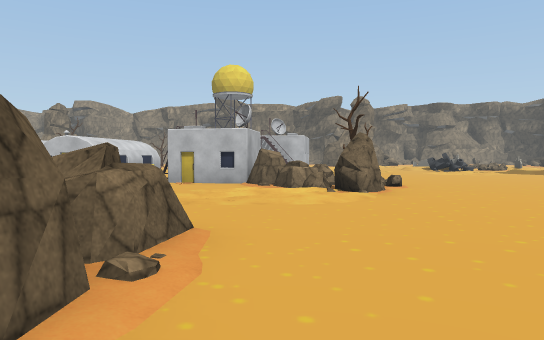
View 1 (above)

24 first-person views from a walk through a Unity game level. The camera is 1.3 m above the floor, tilts 2° down and sees 70° across. The floor is counted in squares, 2 m on a side. Each view is taken from the middle of a square. On the plan, view 1 faces up. The plan holds only what a view shows up to about 11 squares ahead; the rest is blank. The place goes on beyond the plan. The player character is not drawn. Some animated figures are not drawn. Some surface patterns are stand-ins.

View 2
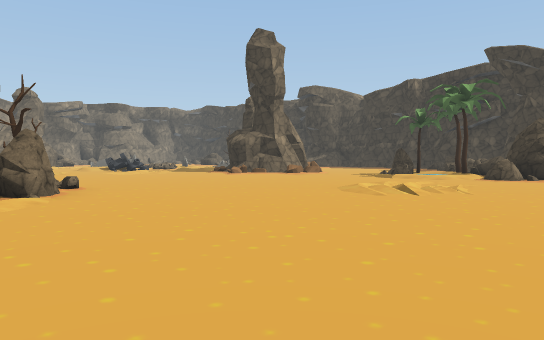

View 3
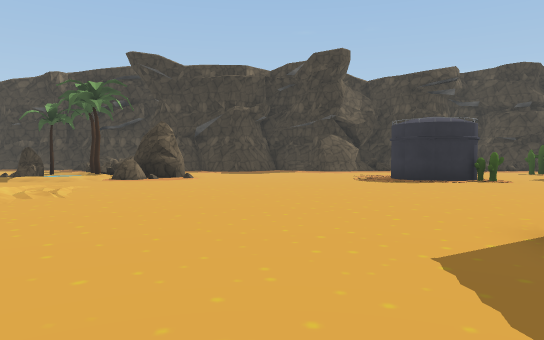

View 4
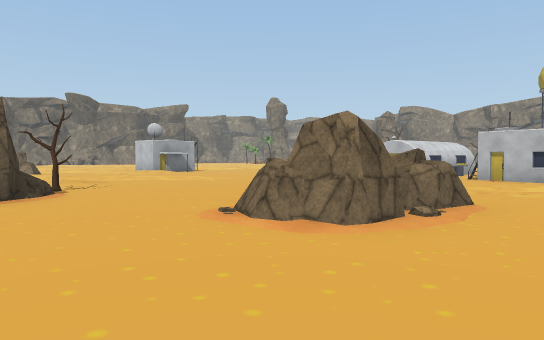

View 5
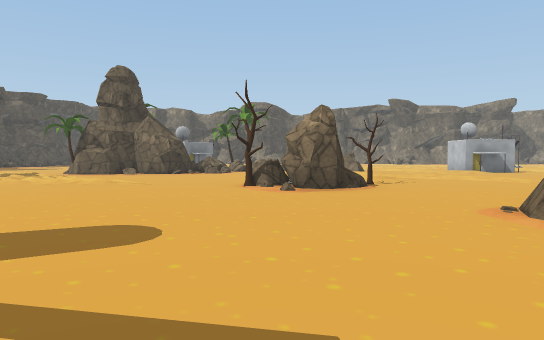

View 6
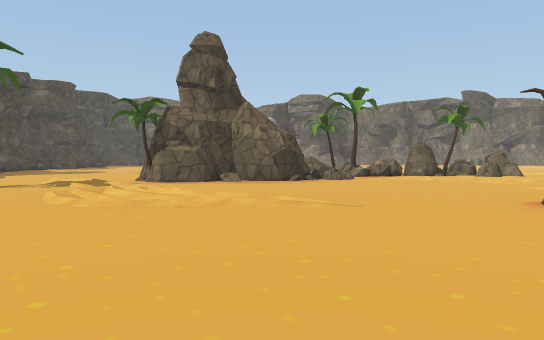

View 7
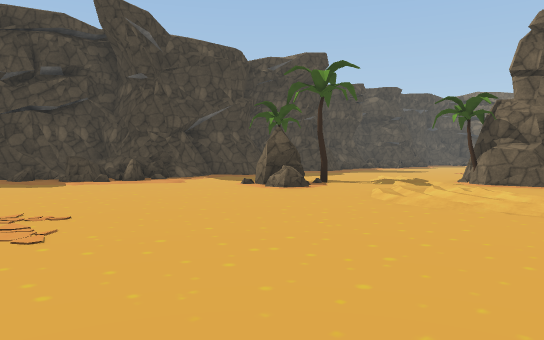

View 8
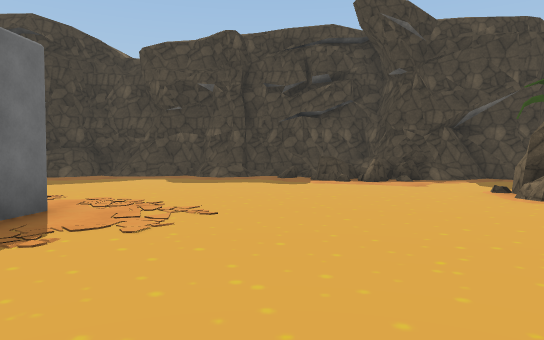

View 9
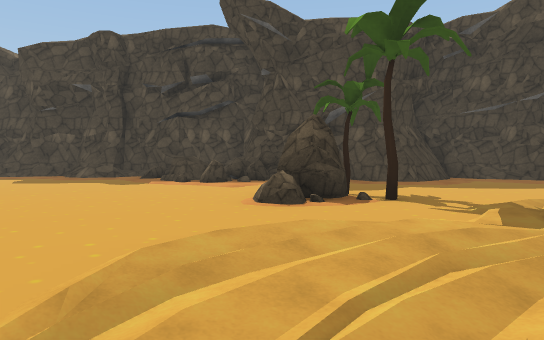

View 10
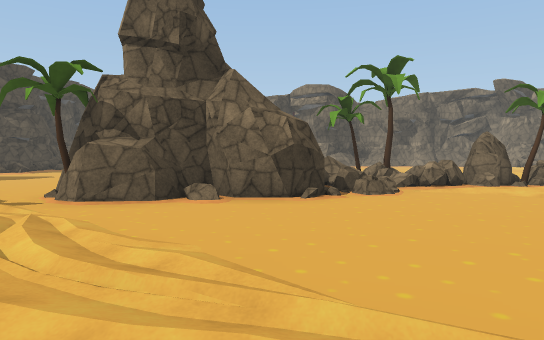

View 11
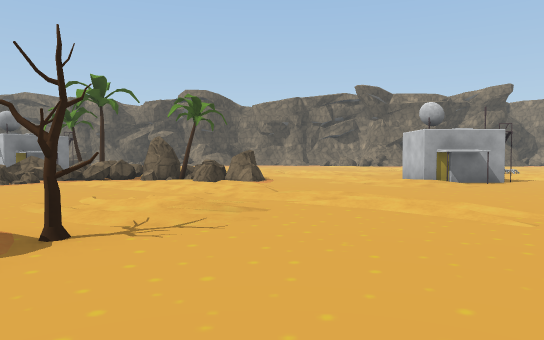

View 12
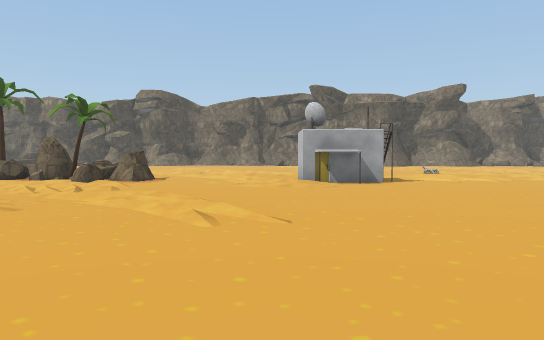

View 13
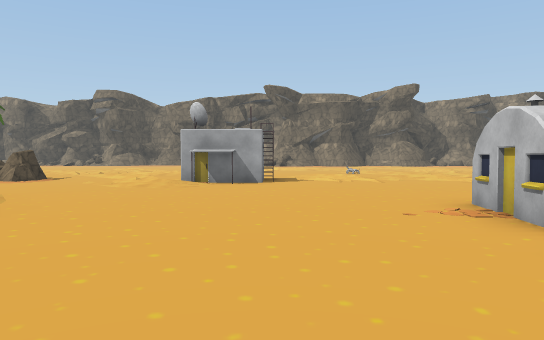

View 14
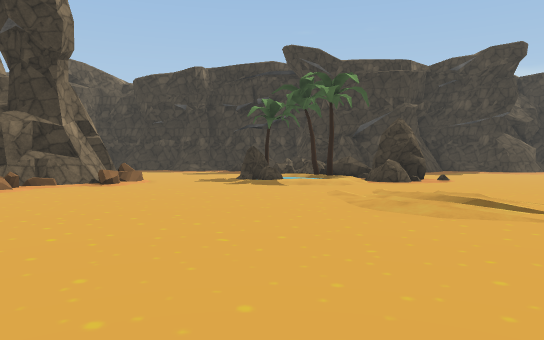

View 15
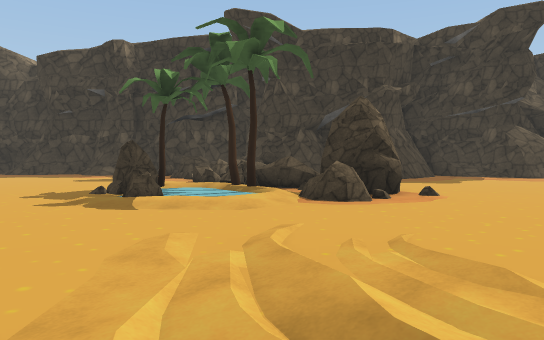

View 16
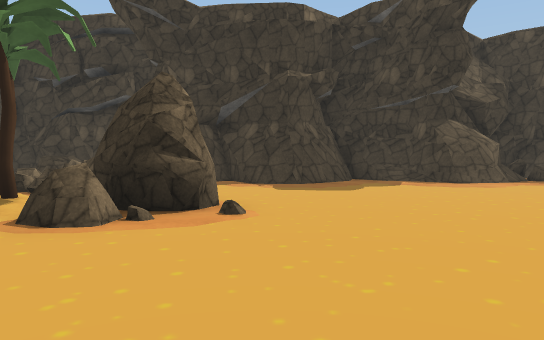

View 17
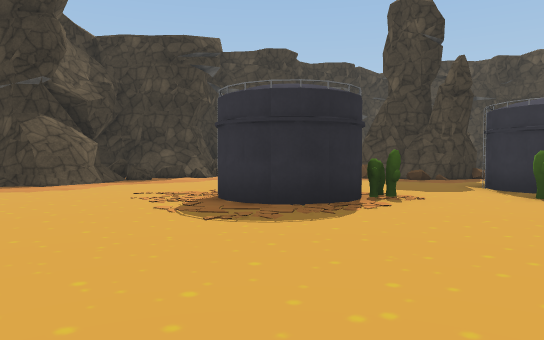

View 18
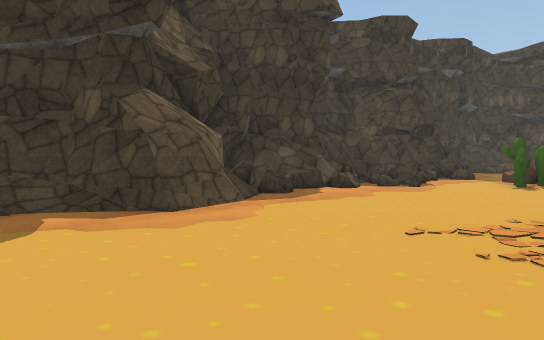

View 19
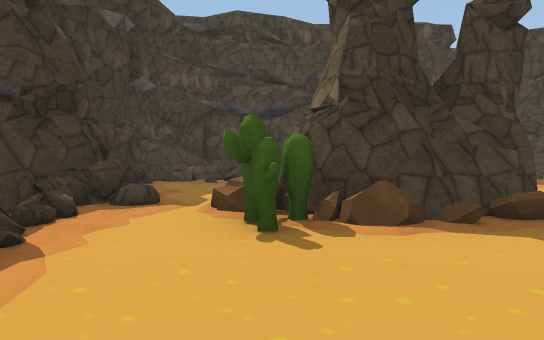

View 20
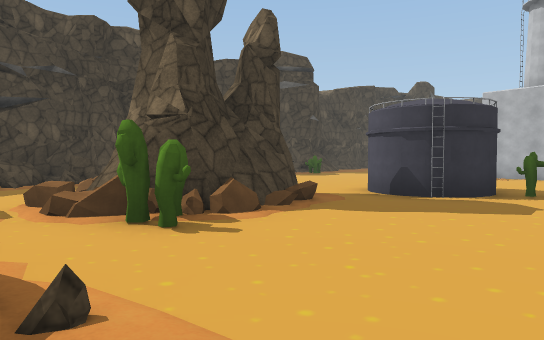

View 21
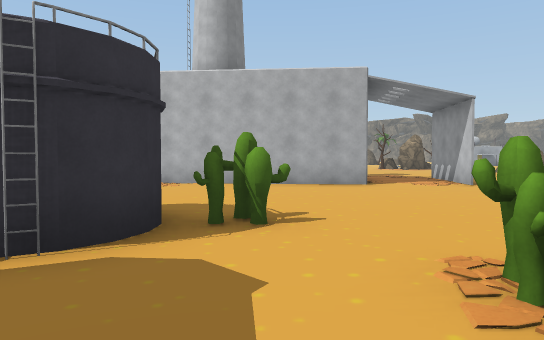

View 22
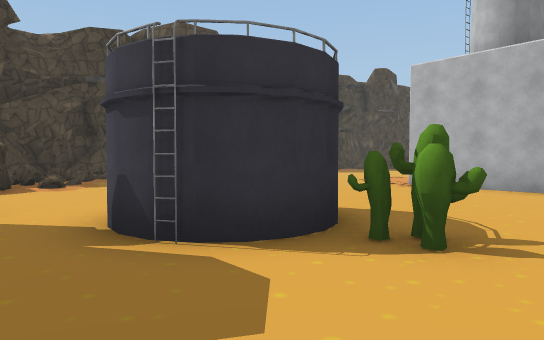

View 23
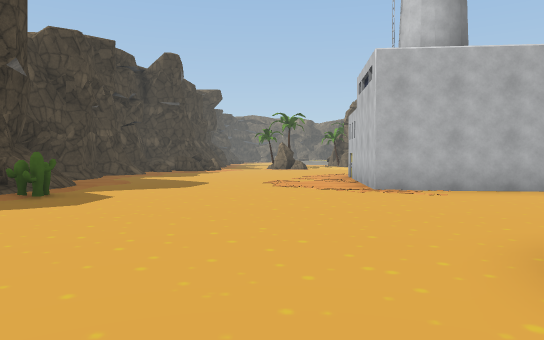

View 24
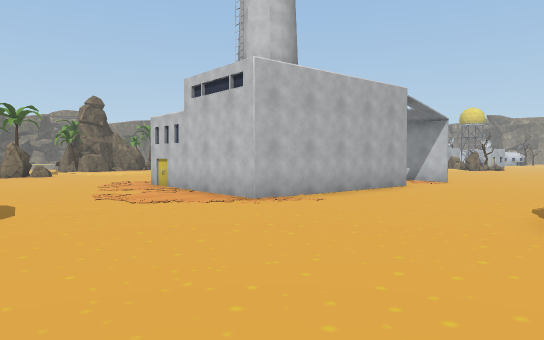

### Floor plan
Key: @ floor where view 1 was taken; # wall or solid block; . floor; / step, stairs or slope; = window, fence, low wall or low ledge; ^ raised ledge; v drop or lower ground; O other object.
Columns run from 15 left of view 1 to 19 right of it. Each row starts with its distance up from view 1.
 11 ......OO O   OO    .... .###   ..
 10 ..........O  O.O  ........## ....
  9 ...........  ..OOO/..............
  8 OO.......... ...OO/.............
  7 OOO........  ...OO........./O  .==
  6 OOO/.......  ..//........./OO /==^
  5 .  .........  ............/  /===
  4 /....///...   .......///../ O= =
  3 .....//....   O.......///..OO#   #
  2 ./././......O O.............O....#
  1 OO//// /.....OO.................##
  0 O///./ /O......@................##
 -1 O /.....OO.......................##
 -2 #//.....OO......................./#
 -3 v/...............###............/##
 -4 ^=O............. ..........  ...###
 -5 ##O...........   .........##O..../#
 -6    #...//.....     #......#  ....=#
 -7    #.../......    ##......O. ....=#
 -8    #..///.....    #.....O........=#
 -9    O.///......    #.....#.......#=#
-10  .../.........### #.....##....O.=.=
-11 ...//........#..###..... O..##O..##
-12 ../..OOO...................####.##
-13   ....OO...................#  #.##
-14  ..........................   ...#
-15  ......................../=   ...#
-16 /..##..=.==............./#    ...#
-17 #/#######^=#........O. /#=  ===#.#

Positions as (right, up) in squares from view 1, and headings:
1: (0, 0), facing up
2: (0, 0), facing up-right
3: (1, -1), facing right
4: (1, -2), facing up-left
5: (2, -2), facing left
6: (-2, -6), facing left
7: (-2, -6), facing down-left
8: (-4, -6), facing down
9: (-8, -6), facing down
10: (-6, -6), facing left
11: (-4, 2), facing left
12: (-4, 5), facing left
13: (-4, 8), facing left
14: (2, 6), facing right
15: (6, 4), facing right
16: (8, 1), facing right
17: (8, -1), facing down-right
18: (13, -1), facing down-right
19: (15, -7), facing down
20: (17, -7), facing down-left
21: (13, -8), facing left
22: (12, -7), facing down-left
23: (11, -13), facing left
24: (9, -16), facing up-left
